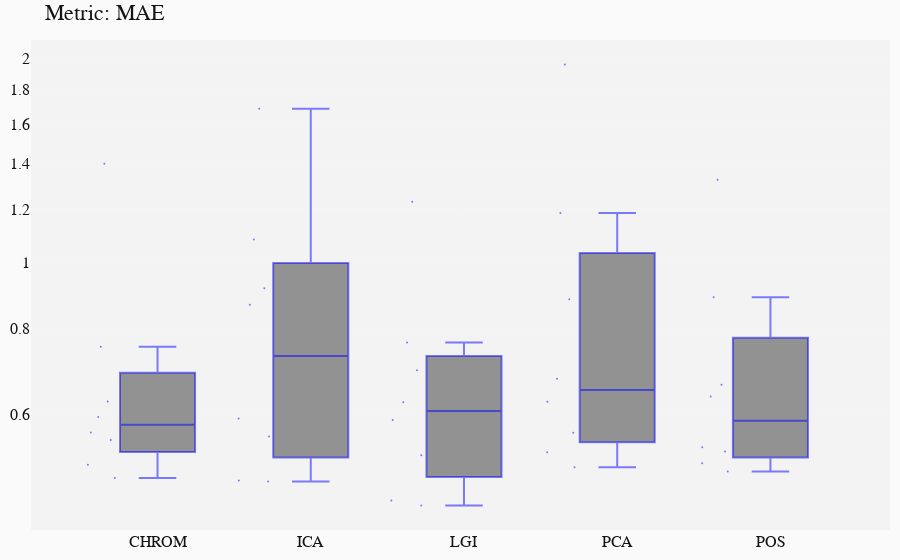

Notebook source saved alongside this figure:
### Code cell
## -- Clustering
ANALYSIS(dataset, 'clustering', metrics=['MAE'])
STATS(dataset, approach='clustering')

### Figure 1 — Plotly figure (JSON) as saved in the notebook; plotly's stock layout.template omitted (floating-point values rounded to 4 significant figures)
{"data": [{"boxpoints": "all", "fillcolor": "rgba(50,50,50,0.5)", "jitter": 0.7, "line": {"color": "rgba(0,0,255,0.5)", "width": 2}, "marker": {"size": 2}, "name": "CHROM", "type": "box", "y": [0.5635, 1.398, 0.5493, 0.5935, 0.5053, 0.753, 0.6259, 0.4833]}, {"boxpoints": "all", "fillcolor": "rgba(50,50,50,0.5)", "jitter": 0.7, "line": {"color": "rgba(0,0,255,0.5)", "width": 2}, "marker": {"size": 2}, "name": "ICA", "type": "box", "y": [0.5909, 0.9175, 1.082, 0.4774, 0.4791, 0.8682, 1.685, 0.556]}, {"boxpoints": "all", "fillcolor": "rgba(50,50,50,0.5)", "jitter": 0.7, "line": {"color": "rgba(0,0,255,0.5)", "width": 2}, "marker": {"size": 2}, "name": "LGI", "type": "box", "y": [0.6243, 1.23, 0.5877, 0.4478, 0.4402, 0.7642, 0.6953, 0.5217]}, {"boxpoints": "all", "fillcolor": "rgba(50,50,50,0.5)", "jitter": 0.7, "line": {"color": "rgba(0,0,255,0.5)", "width": 2}, "marker": {"size": 2}, "name": "PCA", "type": "box", "y": [0.5628, 1.956, 0.6251, 0.6758, 0.527, 0.8843, 1.184, 0.5011]}, {"boxpoints": "all", "fillcolor": "rgba(50,50,50,0.5)", "jitter": 0.7, "line": {"color": "rgba(0,0,255,0.5)", "width": 2}, "marker": {"size": 2}, "name": "POS", "type": "box", "y": [0.6624, 1.324, 0.5359, 0.5283, 0.5076, 0.8901, 0.6364, 0.4936]}], "layout": {"font": {"color": "rgb(20,20,20)", "family": "monospace", "size": 16}, "margin": {"b": 20, "l": 20, "r": 10, "t": 40}, "paper_bgcolor": "rgb(250, 250, 250)", "plot_bgcolor": "rgb(243, 243, 243)", "showlegend": false, "title": {"text": "Metric: MAE"}, "xaxis": {"type": "category"}, "yaxis": {"autorange": true, "gridcolor": "rgb(255,255,255)", "gridwidth": 0.1, "showgrid": true, "title": {"font": {"size": 30}}, "type": "log", "zeroline": true, "zerolinewidth": 2}}}
